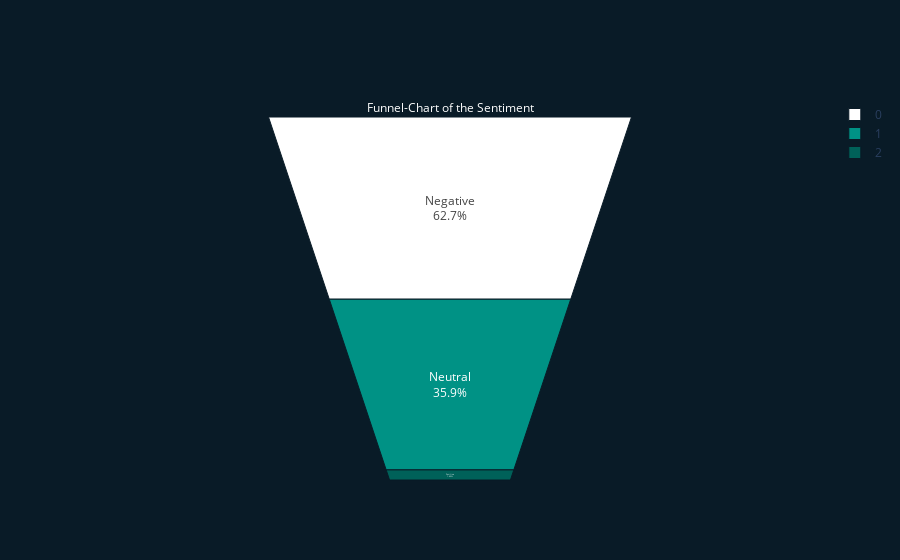

The cell this chart's notebook holds for it:
### Code cell
import plotly.graph_objects as go

# Define colors
colors = ['#FFFFFF', '#009285', '#006159']

# Define custom labels
custom_labels = ['Negative', 'Neutral', 'Positive']

# Create a Funnel Chart
fig = go.Figure(go.Funnelarea(
    text=custom_labels,  # Set custom labels
    values=df['labels_sentiment_0_sentiment'].value_counts().values,
    title={"position": "top center", "text": "Funnel-Chart of the Sentiment", "font": {"color": "white"}},
    marker=dict(colors=colors)
))

# Set background color to #091B27
fig.update_layout(paper_bgcolor='#091B27')

fig.show()

### Figure 1 — Plotly figure (JSON) as saved in the notebook; plotly's stock layout.template omitted (floating-point values rounded to 4 significant figures)
{"data": [{"marker": {"colors": ["#FFFFFF", "#009285", "#006159"]}, "text": ["Negative", "Neutral", "Positive"], "title": {"font": {"color": "white"}, "position": "top center", "text": "Funnel-Chart of the Sentiment"}, "type": "funnelarea", "values": [10628, 6079, 242]}], "layout": {"paper_bgcolor": "#091B27"}}
